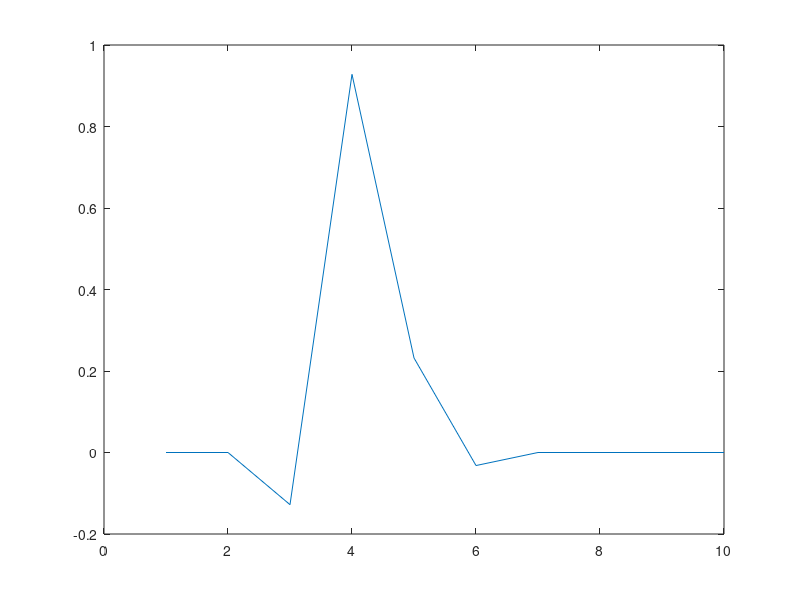

Reproduce this figure in MATLAB.
% CUBICINTERPOLATIONDELAY
% This script demonstrates how to introduce a
% fractional (non-integer) delay. Cubic interpolation
% is used to estimate an amplitude value in-between
% adjacent samples.

clear;clc;
in = [1 , zeros(1,9)]; % Horizontal for displaying in command window

fracDelay = 3.2;             % Fractional delay length in samples
intDelay = floor(fracDelay); % Round down to get the previous (3)
frac = fracDelay - intDelay; % Find the fractional amount (0.2)

buffer = zeros(1,5); % length(buffer) >= ceil(fracDelay)+1

N = length(in);
out = zeros(1,N);
% Series Fractional Delay
for n = 1:N
    % Calculate intermediate variable for cubic interpolation
    a0 = buffer(1,intDelay+2) - buffer(1,intDelay+1) - ...
        buffer(1,intDelay-1) + buffer(1,intDelay);
    
    a1 = buffer(1,intDelay-1) - buffer(1,intDelay) - a0;
    
    a2 = buffer(1,intDelay+1) - buffer(1,intDelay-1);
    
    a3 = buffer(1,intDelay);
    
    % 
    out(1,n) = a0*(frac^3) + a1*(frac^2) + a2*frac + a3;
    
    buffer = [in(1,n)  buffer(1,1:end-1)];    % Shift buffer
end

% Compare the input & output signals
disp(['The orig. input signal was: ', num2str(in)]);
disp(['The final output signal is: ', num2str(out)]);

plot(out);
% Observe in this plot, the impulse at sample n=1 is delayed
% by 3.2 samples. Therefore, the output signal should have
% an impulse at time 4.2 samples. With cubic interpoloation
% this impulse contributes to the amplitude of the output 
% signal at samples 3,4,5,6. The result of cubic interpolation
% is a closer approximation to the underlying (smooth) 
% continuous signal than linear interpolation.
